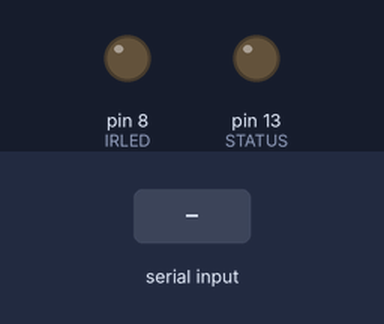
This sketch was run on a simulated Arduino Uno, built with avr-gcc and run on an emulated ATmega328P. On the bench: output pins drawn as LEDs (lit = HIGH). Dashed ring = blinking. Inputs (shaded band) come from the test bench.

Above: at 1.2 s.
1.3 s: "90,45\n" received over Serial
At 1.42 s:
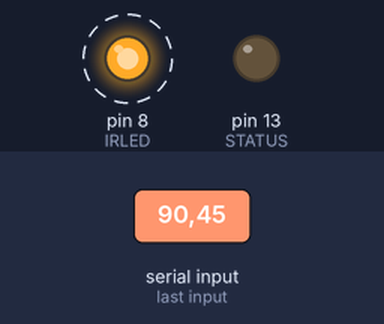
Timing chart, 0 to 10.3 s (numbered marks = the images above; inputs shaded):
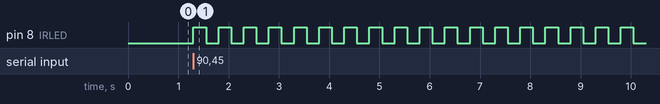

The sketch:

serialreceive_test.ino
```cpp
// Receive values from the computer
// and blink the light that many times
// Make sure you click on serial monitor
// after you upload

const int IRLED = 8; // IR LED connected to pin 8
const int STATUS = 13; // LED connected to pin 13

int val = 0;
int i;
int count;

void setup() {
  pinMode(IRLED, OUTPUT);  //sets the digital
                         //pin as output
  pinMode(STATUS, OUTPUT);

  Serial.begin(9600);  // open the serial port to send
                       // data back to the computer at
                       // 9600 bits per second
}

void loop() {

  val = Serial.read();  // read the value from
                        // the sensor

  if (val != -1) {

    count = val - 48;    //48 is the ascii code for 0

    for (i = 0; i < count; i++) {

      digitalWrite(IRLED, HIGH);  //turn IRLED ON
      delay(250);              //waits for a quarter of a second
      digitalWrite(IRLED, LOW);   //turn IRLED OFF
      delay(250);              //waits for a quarter of a second
    }

  }
}
```

Measured:
- after the input at 1.3 s, pin 8 (IRLED): alternates HIGH for 0.25 s and LOW for 0.25 s, starting at once
